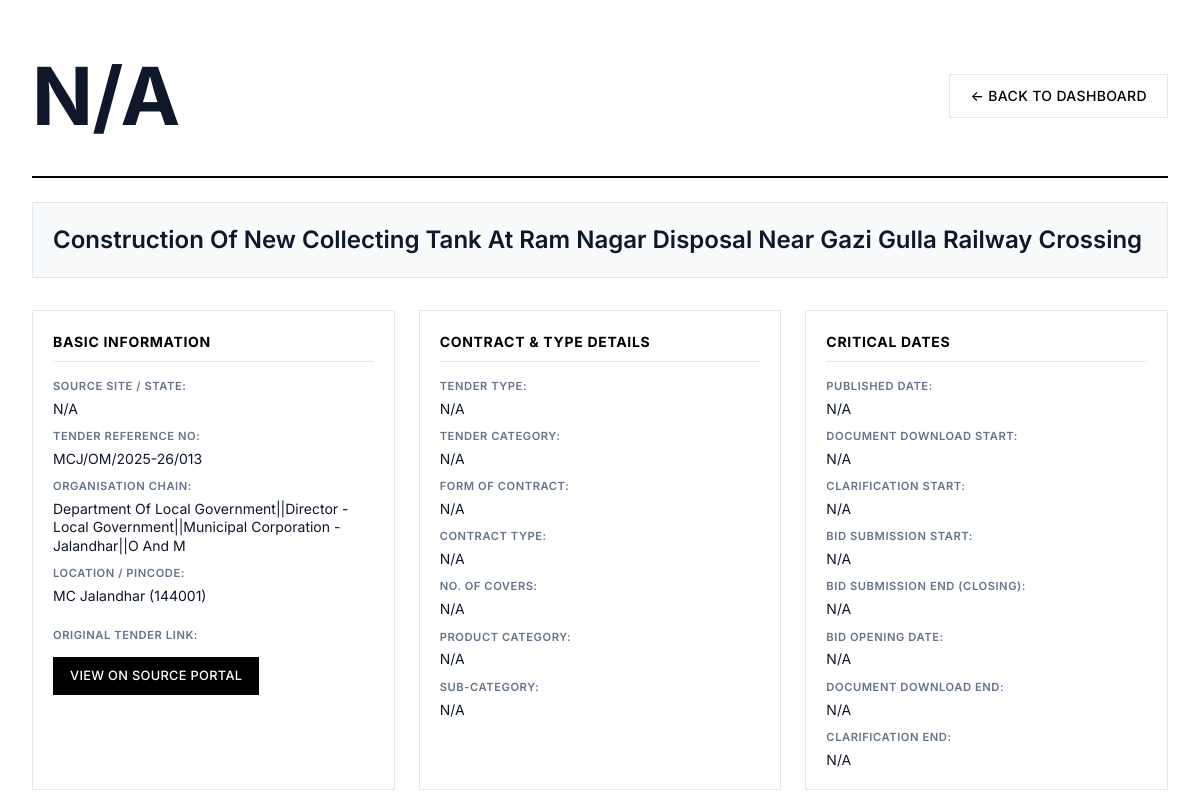
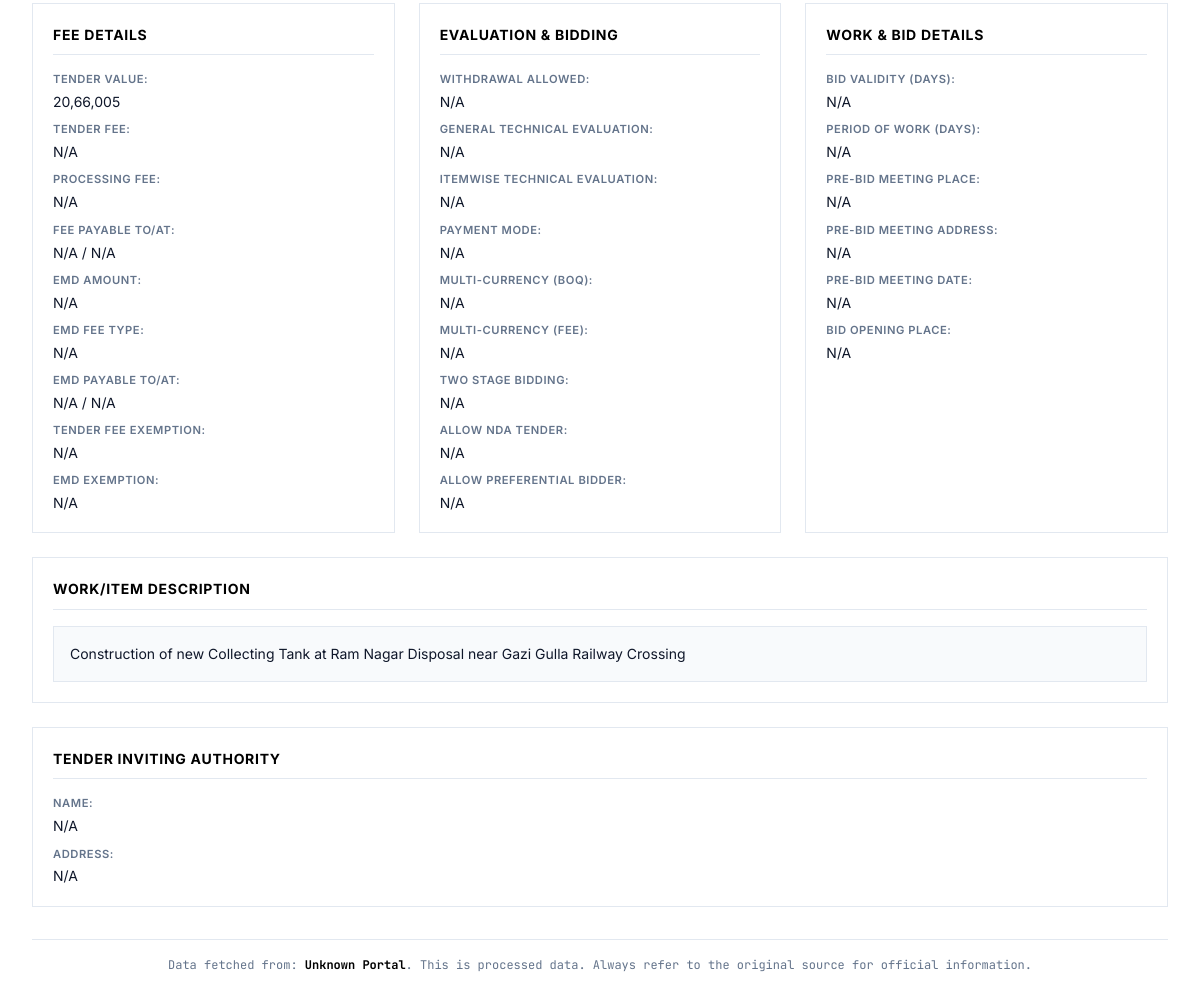
/tender/171, run on the app's committed database (2 pictures, top to bottom).
### database.py (models this page shows, shortened)
class Tender(Base):
    __tablename__ = "tenders"
    id = Column(Integer, primary_key=True, index=True)
    tender_id = Column(String, unique=True, index=True, nullable=False)
    source_site = Column(String, index=True, nullable=False)
    tender_title = Column(Text)
    organisation_chain = Column(Text)
    tender_value_numeric = Column(Float, nullable=True)
    emd_amount_numeric = Column(Float, nullable=True)
    published_date = Column(DateTime, nullable=True)
    closing_date = Column(DateTime, nullable=True)
    opening_date = Column(DateTime, nullable=True)
    location = Column(String, nullable=True)
    pincode = Column(String, nullable=True)
    status = Column(String, default="Live", index=True) # e.g., "Live", "Result Announced", "Cancelled"
    full_details_json = Column(JSON, nullable=True)
    created_at = Column(DateTime(timezone=True), server_default=func.now())
    updated_at = Column(DateTime(timezone=True), onupdate=func.now())
    result = relationship("TenderResult", back_populates="tender", uselist=False, cascade="all, delete-orphan")
    bids = relationship("TenderBid", back_populates="tender", cascade="all, delete-orphan")

### dashboard.py (the view)
@app.get("/tender/{tender_pk_id}", name="view_tender_detail", response_class=HTMLResponse)
async def view_tender_detail(request: Request, tender_pk_id: int, db: Session = Depends(get_db)):
    if not templates: raise HTTPException(503, "Template engine error")
    tender = db.query(Tender).filter(Tender.id == tender_pk_id).first()
    if not tender: raise HTTPException(404, "Tender not found in database.")
    return templates.TemplateResponse("tender_detail.html", {"request": request, "tender": tender.full_details_json or {}})

### templates/tender_detail.html (shortened to what this page needs)
<!DOCTYPE html>
<html lang="en">
<head>
</head>
<body>
    <div class="page-wrapper">
        <div class="container">
            <div class="page-header">
                <h1>{{ tender.get('primary_tender_id', 'N/A') }}</h1>
                <a href="{{ url_for('homepage') }}" class="btn btn-secondary">← Back to Dashboard</a>
            </div>
            <div class="tender-main-title">
                {% if tender.get('work_title') and tender.get('work_title') != 'N/A' %}
                    {{ tender.get('work_title') | neat_format }}
                {% elif tender.get('primary_title') and tender.get('primary_title') != 'N/A' %}
                     {{ tender.get('primary_title') | neat_format }}
                {% else %}
                    <span class="na-text">Title Not Available</span>
                {% endif %}
            </div>
            <div class="details-grid">
                <div class="detail-section">
                    <h3>Basic Information</h3>
                    <div class="detail-field"><strong>Source Site / State:</strong> <span class="value-text">{{ tender.get('source_site_key', 'N/A') }}</span></div>
                    <div class="detail-field"><strong>Tender Reference No:</strong> <span class="value-text">{{ tender.get('tender_reference_number', 'N/A') }}</span></div>
                    <div class="detail-field"><strong>Organisation Chain:</strong> <span class="value-text">{{ tender.get('organisation_chain', tender.get('list_page_org_chain', 'N/A')) | neat_format }}</span></div>
                    <div class="detail-field"><strong>Location / Pincode:</strong> <span class="value-text">{{ tender.get('location', 'N/A') }}{% if tender.get('pincode') and tender.get('pincode') != 'N/A' %} ({{ tender.pincode }}){% endif %}</span></div>
                    {% if tender.get('detail_page_link') and tender.get('detail_page_link') != 'N/A' %}
                    <div class="detail-field" style="margin-top: 12px;">
                        <strong>Original Tender Link:</strong>
                        <a href="{{ tender.detail_page_link }}" target="_blank" rel="noopener noreferrer" class="btn btn-link-style">
                            View on Source Portal
                        </a>
                    </div>
                    {% endif %}
                </div>
                <div class="detail-section">
                    <h3>Contract & Type Details</h3>
                    <div class="detail-field"><strong>Tender Type:</strong> <span class="value-text">{{ tender.get('tender_type', 'N/A') }}</span></div>
                    <div class="detail-field"><strong>Tender Category:</strong> <span class="value-text">{{ tender.get('tender_category', 'N/A') }}</span></div>
                    <div class="detail-field"><strong>Form of Contract:</strong> <span class="value-text">{{ tender.get('form_of_contract', 'N/A') }}</span></div>
                    <div class="detail-field"><strong>Contract Type:</strong> <span class="value-text">{{ tender.get('contract_type', 'N/A') }}</span></div>
                    <div class="detail-field"><strong>No. of Covers:</strong> <span class="value-text">{{ tender.get('no_of_covers', 'N/A') }}</span></div>
                    <div class="detail-field"><strong>Product Category:</strong> <span class="value-text">{{ tender.get('product_category', 'N/A') | neat_format }}</span></div>
                    <div class="detail-field"><strong>Sub-Category:</strong> <span class="value-text">{{ tender.get('sub_category', 'N/A') | neat_format }}</span></div>
                </div>
                <div class="detail-section">
                    <h3>Critical Dates</h3>
                    <div class="detail-field"><strong>Published Date:</strong> <span class="value-text">{{ tender.get('primary_published_date', 'N/A') }}</span></div>
                    <div class="detail-field"><strong>Document Download Start:</strong> <span class="value-text">{{ tender.get('doc_download_start_date', 'N/A') }}</span></div>
                    <div class="detail-field"><strong>Clarification Start:</strong> <span class="value-text">{{ tender.get('clarification_start_date', 'N/A') }}</span></div>
                    <div class="detail-field"><strong>Bid Submission Start:</strong> <span class="value-text">{{ tender.get('bid_submission_start_date', 'N/A') }}</span></div>
                    <div class="detail-field"><strong>Bid Submission End (Closing):</strong> <span class="value-text">{{ tender.get('primary_closing_date', 'N/A') }}</span></div>
                    <div class="detail-field"><strong>Bid Opening Date:</strong> <span class="value-text">{{ tender.get('primary_opening_date', 'N/A') }}</span></div>
                    <div class="detail-field"><strong>Document Download End:</strong> <span class="value-text">{{ tender.get('doc_download_end_date', 'N/A') }}</span></div>
                    <div class="detail-field"><strong>Clarification End:</strong> <span class="value-text">{{ tender.get('clarification_end_date', 'N/A') }}</span></div>
                </div>
                <div class="detail-section">
                    <h3>Fee Details</h3>
                    <div class="detail-field"><strong>Tender Value:</strong> <span class="value-text">{{ tender.get('tender_value', 'N/A') }}</span></div>
                    <div class="detail-field"><strong>Tender Fee:</strong> <span class="value-text">{{ tender.get('tender_fee', 'N/A') }}</span></div>
                    <div class="detail-field"><strong>Processing Fee:</strong> <span class="value-text">{{ tender.get('processing_fee', 'N/A') }}</span></div>
                    <div class="detail-field"><strong>Fee Payable To/At:</strong> <span class="value-text">{{ tender.get('fee_payable_to', 'N/A') | neat_format }} / {{ tender.get('fee_payable_at', 'N/A') | neat_format }}</span></div>
                    <div class="detail-field"><strong>EMD Amount:</strong> <span class="value-text">{{ tender.get('emd_amount', 'N/A') }}</span></div>
                    <div class="detail-field"><strong>EMD Fee Type:</strong> <span class="value-text">{{ tender.get('emd_fee_type', 'N/A') }}</span></div>
                    <div class="detail-field"><strong>EMD Payable To/At:</strong> <span class="value-text">{{ tender.get('emd_payable_to', 'N/A') | neat_format }} / {{ tender.get('emd_payable_at', 'N/A') | neat_format }}</span></div>
                    <div class="detail-field"><strong>Tender Fee Exemption:</strong> <span class="value-text">{{ tender.get('tender_fee_exemption', 'N/A') }}</span></div>
                    <div class="detail-field"><strong>EMD Exemption:</strong> <span class="value-text">{{ tender.get('emd_exemption', 'N/A') }}</span></div>
                </div>
                <div class="detail-section">
                    <h3>Evaluation & Bidding</h3>
                    <div class="detail-field"><strong>Withdrawal Allowed:</strong> <span class="value-text">{{ tender.get('withdrawal_allowed', 'N/A') }}</span></div>
                    <div class="detail-field"><strong>General Technical Evaluation:</strong> <span class="value-text">{{ tender.get('general_tech_evaluation', 'N/A') }}</span></div>
                    <div class="detail-field"><strong>Itemwise Technical Evaluation:</strong> <span class="value-text">{{ tender.get('itemwise_tech_evaluation', 'N/A') }}</span></div>
                    <div class="detail-field"><strong>Payment Mode:</strong> <span class="value-text">{{ tender.get('payment_mode', 'N/A') }}</span></div>
                    <div class="detail-field"><strong>Multi-Currency (BOQ):</strong> <span class="value-text">{{ tender.get('multi_currency_boq', 'N/A') }}</span></div>
                    <div class="detail-field"><strong>Multi-Currency (Fee):</strong> <span class="value-text">{{ tender.get('multi_currency_fee', 'N/A') }}</span></div>
                    <div class="detail-field"><strong>Two Stage Bidding:</strong> <span class="value-text">{{ tender.get('two_stage_bidding', 'N/A') }}</span></div>
                    <div class="detail-field"><strong>Allow NDA Tender:</strong> <span class="value-text">{{ tender.get('allow_nda_tender', 'N/A') }}</span></div>
                    <div class="detail-field"><strong>Allow Preferential Bidder:</strong> <span class="value-text">{{ tender.get('allow_preferential_bidder', 'N/A') }}</span></div>
                </div>
                <div class="detail-section">
                    <h3>Work & Bid Details</h3>
                    <div class="detail-field"><strong>Bid Validity (Days):</strong> <span class="value-text">{{ tender.get('bid_validity_days', 'N/A') }}</span></div>
                    <div class="detail-field"><strong>Period of Work (Days):</strong> <span class="value-text">{{ tender.get('period_of_work_days', 'N/A') }}</span></div>
                    <div class="detail-field"><strong>Pre-Bid Meeting Place:</strong> <span class="value-text">{{ tender.get('pre_bid_meeting_place', 'N/A') | neat_format }}</span></div>
                    <div class="detail-field"><strong>Pre-Bid Meeting Address:</strong> <span class="value-text">{{ tender.get('pre_bid_meeting_address', 'N/A') | neat_format }}</span></div>
                    <div class="detail-field"><strong>Pre-Bid Meeting Date:</strong> <span class="value-text">{{ tender.get('pre_bid_meeting_date', 'N/A') }}</span></div>
                    <div class="detail-field"><strong>Bid Opening Place:</strong> <span class="value-text">{{ tender.get('bid_opening_place', 'N/A') | neat_format }}</span></div>
                </div>
                <div class="detail-section full-width-section">
                    <h3>Work/Item Description</h3>
                    <div class="description-text">
                        <pre>{{ tender.get('work_description', tender.get('list_page_title', 'N/A')) if (tender.get('work_description') and tender.get('work_description') != 'N/A') or (tender.get('list_page_title') and tender.get('list_page_title') != 'N/A') else '<span class="na-text">Not Available</span>' | safe }}</pre>
                    </div>
                </div>
                <div class="detail-section full-width-section">
                    <h3>Tender Inviting Authority</h3>
                    <div class="detail-field"><strong>Name:</strong> <span class="value-text">{{ tender.get('tender_inviting_authority_name', 'N/A') | neat_format }}</span></div>
                    <div class="detail-field"><strong>Address:</strong> <span class="value-text">{{ tender.get('tender_inviting_authority_address', 'N/A') | neat_format }}</span></div>
                </div>
            </div>
            <div class="source-note">
                Data fetched from: <span class="source-site-highlight">{{ tender.get('source_site_key', 'Unknown Portal') }}</span>.
                This is processed data. Always refer to the original source for official information.
            </div>
        </div>
    </div>
</body>
</html>

### templates/tender_detail.html (style rules this page uses)
* { box-sizing: border-box; margin: 0; padding: 0; }
html { font-size: 16px; scroll-behavior: smooth; }
:root { --color-primary: #000000; --color-secondary: #1a1a1a; --color-accent: #2563eb; --color-surface: #ffffff; --color-surface-alt: #f8fafc; --color-border: #e2e8f0; --color-text: #0f172a; --color-text-muted: #64748b; --shadow-md: 0 4px 6px -1px rgb(0 0 0 / 0.1), 0 2px 4px -2px rgb(0 0 0 / 0.1); }
body { font-family: 'Inter', -apple-system, BlinkMacSystemFont, sans-serif; background: var(--color-surface-alt); color: var(--color-text); line-height: 1.6; font-weight: 400; min-height: 100vh; -webkit-font-smoothing: antialiased; -moz-osx-font-smoothing: grayscale; }
.page-wrapper { background: var(--color-surface); padding: 32px; min-height: calc(100vh - 64px); }
.container { max-width: none; width: 100%; margin: 0 auto; }
.page-header { display: flex; justify-content: space-between; align-items: center; margin-bottom: 24px; padding-bottom: 16px; border-bottom: 2px solid var(--color-primary); }
.page-header h1 { font-size: 5rem; font-weight: 700; letter-spacing: -0.01em; color: var(--color-text); text-transform: none; overflow-wrap: break-word; word-break: break-all; }
.btn { display: inline-flex; align-items: center; justify-content: center; padding: 10px 20px; border: 1px solid transparent; font-family: inherit; font-size: 0.875rem; font-weight: 500; text-decoration: none; color: var(--color-surface); background: var(--color-primary); border-radius: 0; cursor: pointer; transition: all 0.2s ease; text-transform: uppercase; letter-spacing: 0.025em; }
.btn-secondary { background: transparent; color: var(--color-primary); border-color: var(--color-border); }
.tender-main-title { font-size: 1.5rem; font-weight: 600; color: var(--color-text); margin-bottom: 32px; padding: 20px; background-color: var(--color-surface-alt); border: 1px solid var(--color-border); line-height: 1.4; text-align: left; }
.details-grid { display: grid; grid-template-columns: repeat(3, 1fr); gap: 24px; margin-bottom: 32px; }
.detail-section { background-color: var(--color-surface); border: 1px solid var(--color-border); padding: 20px; display: flex; flex-direction: column; }
.detail-section h3 { font-size: 0.875rem; font-weight: 700; color: var(--color-primary); margin-top: 0; margin-bottom: 16px; padding-bottom: 8px; border-bottom: 1px solid var(--color-border); text-transform: uppercase; letter-spacing: 0.05em; }
.detail-field { margin-bottom: 10px; display: flex; flex-direction: column; gap: 2px; }
.detail-field:last-child { margin-bottom: 0; }
.detail-field strong { font-size: 0.7rem; font-weight: 600; color: var(--color-text-muted); text-transform: uppercase; letter-spacing: 0.05em; margin-bottom: 2px; }
.detail-field span, .detail-field .value-text, .detail-field a.value-link { font-size: 0.875rem; color: var(--color-text); word-wrap: break-word; line-height: 1.3; }
.btn-link-style { margin-top: 8px; padding: 8px 16px; font-size: 0.8rem; width: fit-content; }
.full-width-section { grid-column: 1 / -1; }
.description-text pre { background: var(--color-surface-alt); padding: 16px; border: 1px solid var(--color-border); font-size: 0.875rem; white-space: pre-wrap; word-wrap: break-word; line-height: 1.6; color: var(--color-text); font-family: inherit; max-height: 300px; overflow-y: auto; }
.source-note { font-size: 0.75rem; color: var(--color-text-muted); margin-top: 32px; padding-top: 16px; border-top: 1px solid var(--color-border); display: block; text-align: center; font-family: 'JetBrains Mono', monospace; }
.source-site-highlight { font-weight: 700; color: var(--color-primary); }

### data on the page
Tender: get|neat_format "Construction Of New Collecting Tank At Ram Nagar Disposal Near Gazi Gulla Railway Crossing", get|neat_format "Department Of Local Government||Director - Local Government||Municipal Corporation - Jalandhar||O And M", get "MC Jalandhar", tender_title "Construction of new Collecting Tank at Ram Nagar Disposal near Gazi Gulla Railway Crossing"

### other printed values
{{ tender.get('primary_tender_id', 'N/A') }} "N/A"
{{ tender.get('source_site_key', 'N/A') }} "N/A"
{{ tender.get('tender_reference_number', 'N/A') }} "MCJ/OM/2025-26/013"
{{ tender.pincode }} "144001"
{{ tender.get('tender_type', 'N/A') }} "N/A"
{{ tender.get('tender_category', 'N/A') }} "N/A"
{{ tender.get('form_of_contract', 'N/A') }} "N/A"
{{ tender.get('contract_type', 'N/A') }} "N/A"
{{ tender.get('no_of_covers', 'N/A') }} "N/A"
{{ tender.get('product_category', 'N/A') | neat_format }} "N/A"
{{ tender.get('sub_category', 'N/A') | neat_format }} "N/A"
{{ tender.get('primary_published_date', 'N/A') }} "N/A"
{{ tender.get('doc_download_start_date', 'N/A') }} "N/A"
{{ tender.get('clarification_start_date', 'N/A') }} "N/A"
{{ tender.get('bid_submission_start_date', 'N/A') }} "N/A"
